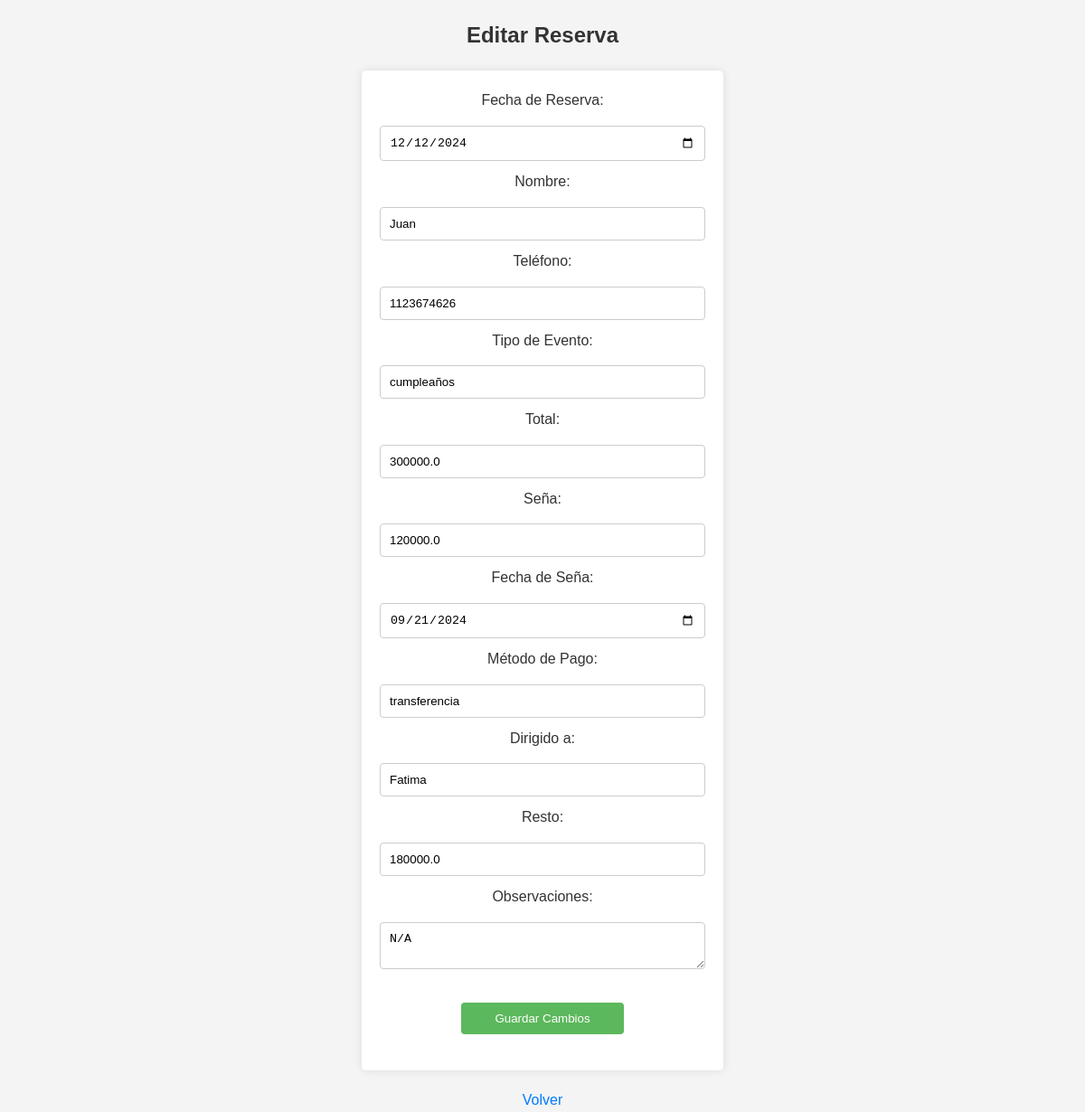
The page /editar/1 on the database its author committed.
### tables this page shows
CREATE TABLE reservas (id INTEGER PRIMARY KEY, fecha TEXT, nombre TEXT, telefono TEXT, tipo_evento TEXT, total REAL, seña REAL, fecha_seña TEXT, metodo_pago TEXT, dirigido_a TEXT, resto REAL, observaciones TEXT);

### app.py (the view, shortened to what this page needs)
@app.route('/editar/<int:id>', methods=['GET', 'POST'])
def editar_reserva(id):
    conn = get_db_connection()
    reserva = conn.execute('SELECT * FROM reservas WHERE id = ?', (id,)).fetchone()
    reserva_dict = dict(reserva)  # Convertimos el objeto a diccionario para que sea modificable
    return render_template('editar_reserva.html', reserva=reserva_dict)

### app.py (called while the page is built)
def get_db_connection():
    conn = sqlite3.connect('reservas.db')
    conn.row_factory = sqlite3.Row
    return conn

### templates/editar_reserva.html (shortened to what this page needs)
<!DOCTYPE html>
<html lang="es">
<head>
    <link rel="stylesheet" href="{{ url_for('static', filename='styles.css') }}">
</head>
<body>
    <div class="centered">
        <h2>Editar Reserva</h2>
        <form method="POST" action="/editar/{{ reserva['id'] }}">
            <label for="fecha">Fecha de Reserva:</label>
            <input type="date" id="fecha" name="fecha" value="{{ reserva['fecha'] }}" required>
            <label for="nombre">Nombre:</label>
            <input type="text" id="nombre" name="nombre" value="{{ reserva['nombre'] }}" required>
            <label for="telefono">Teléfono:</label>
            <input type="text" id="telefono" name="telefono" value="{{ reserva['telefono'] }}" required>
            <label for="tipo_evento">Tipo de Evento:</label>
            <input type="text" id="tipo_evento" name="tipo_evento" value="{{ reserva['tipo_evento'] }}" required>
            <label for="total">Total:</label>
            <input type="number" id="total" name="total" value="{{ reserva['total'] }}" required oninput="calcularResto()">
            <label for="seña">Seña:</label>
            <input type="number" id="seña" name="seña" value="{{ reserva['seña'] }}" required oninput="calcularResto()">
            <label for="fecha_seña">Fecha de Seña:</label>
            <input type="date" id="fecha_seña" name="fecha_seña" value="{{ reserva['fecha_seña'] }}" required>
            <label for="metodo_pago">Método de Pago:</label>
            <input type="text" id="metodo_pago" name="metodo_pago" value="{{ reserva['metodo_pago'] }}" required>
            <label for="dirigido_a">Dirigido a:</label>
            <input type="text" id="dirigido_a" name="dirigido_a" value="{{ reserva['dirigido_a'] }}" required>
            <label for="resto">Resto:</label>
            <input type="number" id="resto" name="resto" value="{{ reserva['resto'] }}" required readonly>
            <label for="observaciones">Observaciones:</label>
            <textarea id="observaciones" name="observaciones">{{ reserva['observaciones'] }}</textarea>
            <button type="submit" class="centered-button">Guardar Cambios</button>
        </form>
        <div class="centered">
            <p><a href="/reservas">Volver</a></p>
        </div>
    </div>
</body>
</html>

### static/styles.css (style rules this page uses)
* { margin: 0; padding: 0; box-sizing: border-box; }
body { font-family: Arial, sans-serif; background-color: #f4f4f4; color: #333; line-height: 1.6; }
h2 { text-align: center; margin: 20px 0; }
.centered { text-align: center; margin-top: 10px; }
form { max-width: 400px; margin: 20px auto; padding: 20px; background: #fff; border-radius: 5px; box-shadow: 0 0 10px rgba(0,0,0,0.1); }
label { display: block; margin-bottom: 5px; }
input[type="text"], input[type="password"], input[type="date"], input[type="number"], textarea { width: 100%; padding: 10px; margin: 10px 0; border: 1px solid #ccc; border-radius: 4px; }
button { width: 100%; padding: 10px; background-color: #5cb85c; color: white; border: none; border-radius: 4px; cursor: pointer; }
button { width: auto; padding: 10px 15px; border: none; border-radius: 4px; cursor: pointer; margin: 5px; }
a { margin: 0 5px; color: #007bff; text-decoration: none; }
.centered-button { display: block; margin: 20px auto; width: 50%; }

### rows shown on the page
reservas: fecha "12/12/2024", nombre "Juan", telefono "1123674626", tipo_evento "cumpleaños", total "300000.0", seña "120000.0", fecha_seña "09/21/2024", metodo_pago "transferencia", dirigido_a "Fatima", resto "180000.0", observaciones "N/A"
